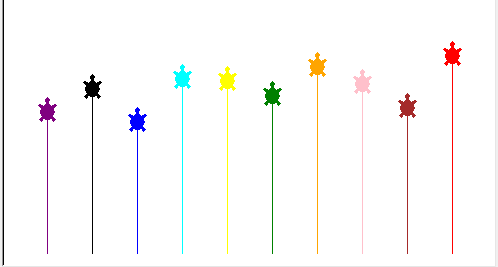

This chart was generated by the following Python code:
import turtle
import time
import random
from os import system, name # Import the system and name module

#Size of the Screen
WIDTH, HEIGHT = 500, 500

#Turtle Colors
COLORS = ['red', 'green', 'blue', 'orange', 'yellow', 'black', 'purple', 'pink', 'brown', 'cyan']

def clear(): # Function to clean screen
   if name == 'nt':
      _ = system('cls')
   else:
      _ = system('clear') 


#Function to select the number of turtles for the race with print msg in case not a valid number and choose the turtle to win the race
def get_number_of_racers():

    racers = 0
    
    while True:
        racers = input('Enter the number of Turtles (2-10): ')
        if racers.isdigit():
            global colors
            global turtleplayer
            racers = int(racers)
            random.shuffle(COLORS)
            colors = COLORS[:racers]
        
        else:
            print('\nInput is not numeric... Try Again!\n')
            continue

        if 2 <= racers <= 10:
            turtleplayer = ""
            while turtleplayer not in colors:
                print('\nTurtles:', colors)
                turtleplayer = input('\nPlease choose one available Turtle: ')
            return racers
        else:
            print('\nNumber not in range 2-10. Try Again!\n')  
       

#Function to define the speed of the turtles
def race(colors):
    turtles = create_turtles(colors)

    while True:
        for racer in turtles:
            distance = random.randrange(1, 20)
            racer.forward(distance)

            x, y = racer.pos()
            if y >= HEIGHT // 2 - 10:
                return colors[turtles.index(racer)]


#Function to set turtles position
def create_turtles(colors):
    turtles =[]
    spacingx = WIDTH // (len(colors) + 1)
    for i, color in enumerate(colors):
        racer = turtle.Turtle()
        racer.color(color)
        racer.shape('turtle')
        racer.left(90)
        racer.penup()
        racer.setpos(-WIDTH//2 + (i + 1) * spacingx, -HEIGHT//2 + 20)
        racer.pendown()
        turtles.append(racer)

    return turtles

#Screen Function Setup
def init_turtle():
    screen = turtle.Screen()
    screen.setup(WIDTH, HEIGHT)
    screen.title('Turtle Racing')

#Initiate 'get_number_of_racers' and 'init_turtle' functions
clear()
racers = get_number_of_racers()
init_turtle()


winner = race(colors)

if winner == turtleplayer:
    print('\nCongratulations! Your', winner.capitalize(), 'Turtle Won the Race.')
else:
    print('\nYou lost!', winner.capitalize(), 'Turtle Won the Race')

time.sleep(5)
